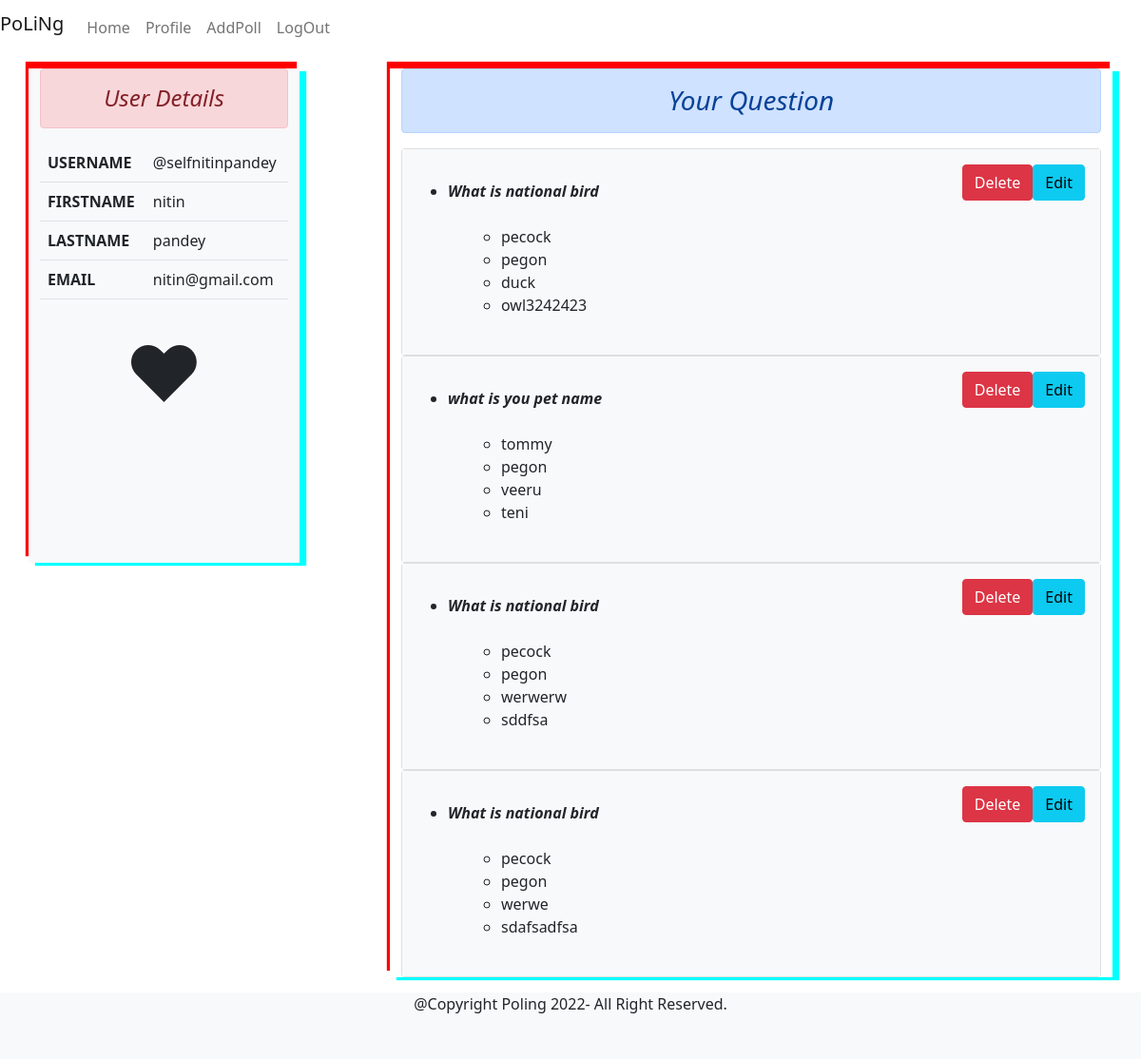
The app's page /profile/ (signed in) with its own data.
### poll/models.py (models this page shows, shortened)
class Addpoll(models.Model):
    user=models.ForeignKey(User,null=True,on_delete=models.CASCADE)
    question=models.CharField(max_length=200,null=False,blank=False)
    first_c=models.CharField(max_length=30,null=False,blank=False)
    second_c=models.CharField(max_length=30,null=False,blank=False)
    third_c=models.CharField(max_length=30,null=False,blank=False)
    fourth_c=models.CharField(max_length=30,null=False,blank=False)

### poll/views.py (the view)
# urls.py: path('profile/',profile,name='profile'),
def profile(request):
    if request.user.is_authenticated:
        user=request.user
        userdetails=User.objects.filter(username=user)
        addpoll=Addpoll.objects.filter(user=user)
        context={
            'userdetails':userdetails,
            'addpoll':addpoll
        }
        return render(request,'profile.html',context)
    else:
        return HttpResponseRedirect('/login/')

### poll/templates/profile.html (shortened to what this page needs)
{% extends 'base.html' %}
{% block msg %} <br>
{% endblock msg %}
{% block content %}
<div class="container mt-5">
    <div class="row">
        <div class="col-sm-3 bg-light" style='box-shadow: 7px 3px 1px cyan,-3px -7px 1px red; height:520px;'>
            <table class="table table striped w-100 ">
                <h4 class="alert alert-danger text-center"><i>User Details</i></h4>
                {% for u in userdetails %}
                <tr>
                    <th>USERNAME </th>
                    <td>@{{u.username}}</td>
                </tr>
                <tr>
                    <th>FIRSTNAME </th>
                    <td>{{u.first_name}}</td>
                </tr>
                <tr>
                    <th>LASTNAME </th>
                    <td>{{u.last_name}}</td>
                </tr>
                <tr>
                    <th>EMAIL </th>
                    <td>{{u.email}}</td>
                </tr>
                {% endfor %}
            </table>
            <p align="center" style="font-size:80px;">❤</p>
        </div>
        <div class="col-sm-8 offset-1" style='box-shadow: 7px 3px 1px cyan,-3px -7px 1px red;'>
            <h3 class="text-center alert alert-primary"><i>Your Question</i></h3>
                {% for a in addpoll %}
                <div class="card" style="width:100%;">
                    <div class="card-body bg-light">
                        <a href="/addpoll/{{a.id}}" class="btn btn-info" style="float:right;">Edit</a>
                        <a href="{% url 'delete' a.id %}" class="btn btn-danger btn-s" style="float:right;">Delete</a>
                        <p class="card-text">
                        <ul style="list-style-type:disc">
                            <li><b><i>{{a.question}}</i></b></li>
                            <ul class="m-4">
                                <li>{{a.first_c}}</li>
                                <li>{{a.second_c}}</li>
                                <li>{{a.third_c}}</li>
                                <li>{{a.fourth_c}}</li>
                            </ul>
                        </ul>
                        </p>
                    </div>
                </div>
                {% endfor %}
            </div>
        </div>
    </div>
    {% endblock content %}

### poll/static/css/mystyle.css (style rules this page uses)
body { margin:0px; padding:0px; }

### records on screen
Addpoll: question "What is national bird", first_c "pecock", second_c "pegon", third_c "duck", fourth_c "owl3242423"
Addpoll: question "what is you pet name", first_c "tommy", second_c "pegon", third_c "veeru", fourth_c "teni"
Addpoll: question "What is national bird", first_c "pecock", second_c "pegon", third_c "werwerw", fourth_c "sddfsa"
Addpoll: question "What is national bird", first_c "pecock", second_c "pegon", third_c "werwe", fourth_c "sdafsadfsa"

### other values on screen
{{ u.username }} "selfnitinpandey"
{{ u.first_name }} "nitin"
{{ u.last_name }} "pandey"
{{ u.email }} "nitin@gmail.com"
